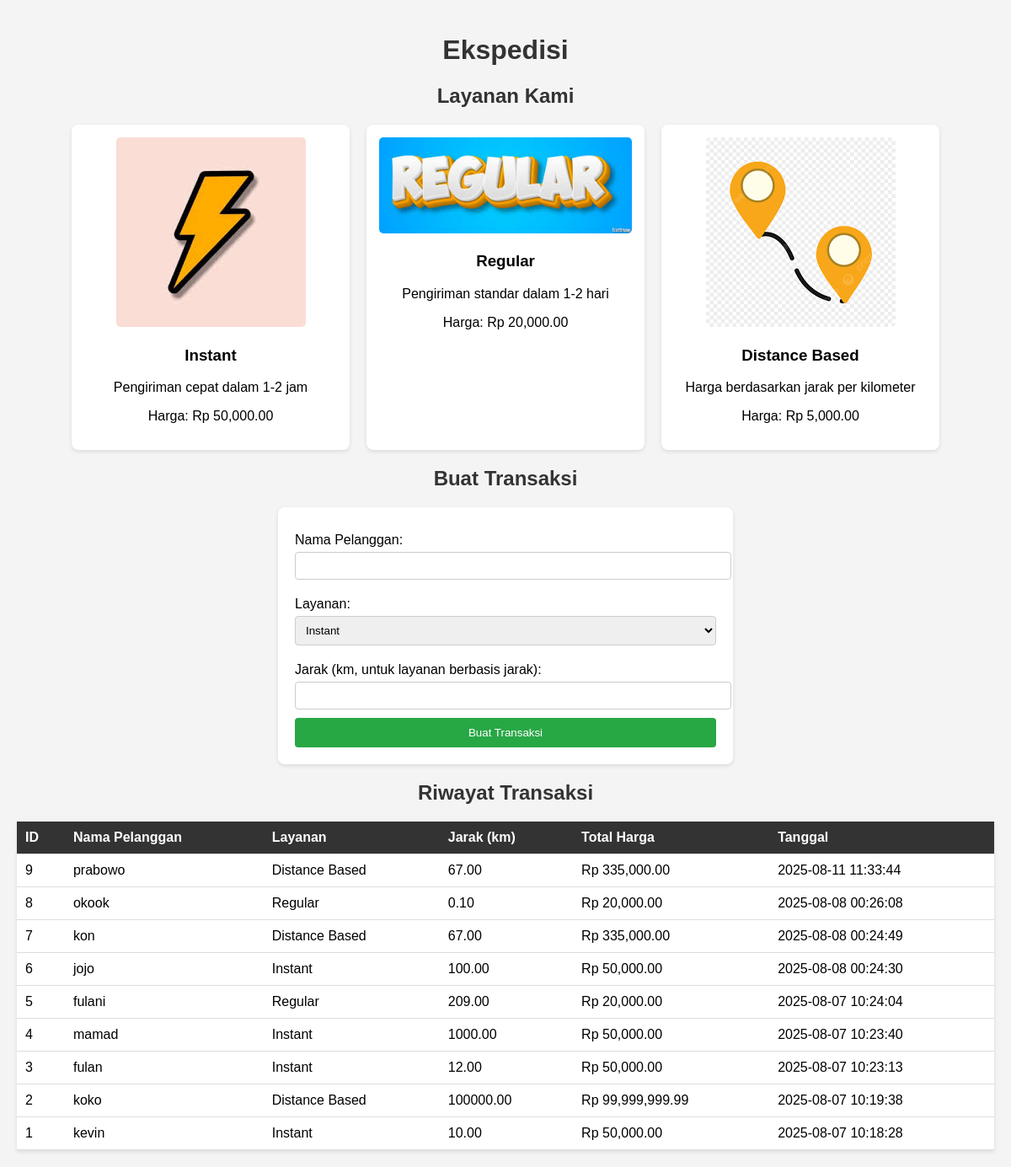
Screenshot of /expedition_project/index.php with the database file from the repository.
### tables this page shows
CREATE TABLE `services` (
  `id` int(11) NOT NULL,
  `name` varchar(50) NOT NULL,
  `description` text NOT NULL,
  `base_price` decimal(10,2) NOT NULL,
  `image` varchar(255) NOT NULL
);

CREATE TABLE `transactions` (
  `id` int(11) NOT NULL,
  `service_id` int(11) NOT NULL,
  `customer_name` varchar(100) NOT NULL,
  `distance` decimal(10,2) NOT NULL,
  `total_price` decimal(10,2) NOT NULL,
  `created_at` timestamp NOT NULL DEFAULT current_timestamp()
);

### expedition_project/includes/Database.php (called while the page is built, shortened)
<?php
class Database {
    private $conn;
    public function __construct() {
        try {
            $dsn = "mysql:host=" . Config::DB_HOST . ";dbname=" . Config::DB_NAME . ";charset=utf8";
            $this->conn = new PDO($dsn, Config::DB_USER, Config::DB_PASS);
            $this->conn->setAttribute(PDO::ATTR_ERRMODE, PDO::ERRMODE_EXCEPTION);
        } catch (PDOException $e) {
            die("Connection failed: " . $e->getMessage());
        }
    }
    public function getConnection() {
        return $this->conn;
    }
}
?>

### expedition_project/includes/Expedition.php (called while the page is built, shortened)
<?php
require_once 'Database.php';
class Expedition {
    private $db;
    public function __construct() {
        $this->db = new Database();
    }
    public function getServices() {
        $query = "SELECT * FROM services";
        $stmt = $this->db->getConnection()->prepare($query);
        $stmt->execute();
        $services = [];
        while ($row = $stmt->fetch(PDO::FETCH_ASSOC)) {
            $services[] = $row;
        }
        return $services;
    }
}

### expedition_project/includes/Transaction.php (called while the page is built, shortened)
<?php
require_once 'Database.php';
class Transaction {
    private $db;
    public function __construct() {
        $this->db = new Database();
    }
    public function getTransactions() {
        $query = "SELECT t.*, s.name as service_name
          FROM transactions t
          JOIN services s ON t.service_id = s.id
          ORDER BY t.created_at DESC, t.id DESC";
        $stmt = $this->db->getConnection()->prepare($query);
        $stmt->execute();
        $transactions = [];
        while ($row = $stmt->fetch(PDO::FETCH_ASSOC)) {
            $transactions[] = $row;
        }
        return $transactions;
    }
}
?>

### expedition_project/index.php (the view, shortened to what this page needs)
<?php
require_once 'includes/Expedition.php';
require_once 'includes/Transaction.php';
$expedition = new Expedition();
$transaction = new Transaction();
$services = $expedition->getServices();
$transactions = $transaction->getTransactions();
?>
<!DOCTYPE html>
<html lang="id">
<head>
    <link rel="stylesheet" href="css/style.css">
</head>
<body>
    <div class="container">
        <h1>Ekspedisi</h1>
        <h2>Layanan Kami</h2>
        <div class="services">
            <?php foreach ($services as $service): ?>
                <div class="service-card">
                    <img src="<?php echo $service['image']; ?>" alt="<?php echo $service['name']; ?>">
                    <h3><?php echo $service['name']; ?></h3>
                    <p><?php echo $service['description']; ?></p>
                    <p>Harga: Rp <?php echo number_format($service['base_price'], 2); ?></p>
                </div>
            <?php endforeach; ?>
        </div>
        <h2>Buat Transaksi</h2>
        <form method="POST">
            <label for="customer_name">Nama Pelanggan:</label>
            <input type="text" id="customer_name" name="customer_name" required>
            <label for="service_id">Layanan:</label>
            <select id="service_id" name="service_id" required>
                <?php foreach ($services as $service): ?>
                    <option value="<?php echo $service['id']; ?>"><?php echo $service['name']; ?></option>
                <?php endforeach; ?>
            </select>
            <label for="distance">Jarak (km, untuk layanan berbasis jarak):</label>
            <input type="number" id="distance" name="distance" step="0.1" min="0">
            <button type="submit">Buat Transaksi</button>
        </form>
        <h2>Riwayat Transaksi</h2>
        <table>
            <tr>
                <th>ID</th>
                <th>Nama Pelanggan</th>
                <th>Layanan</th>
                <th>Jarak (km)</th>
                <th>Total Harga</th>
                <th>Tanggal</th>
            </tr>
            <?php foreach ($transactions as $t): ?>
                <tr>
                    <td><?php echo $t['id']; ?></td>
                    <td><?php echo $t['customer_name']; ?></td>
                    <td><?php echo $t['service_name']; ?></td>
                    <td><?php echo $t['distance']; ?></td>
                    <td>Rp <?php echo number_format($t['total_price'], 2); ?></td>
                    <td><?php echo $t['created_at']; ?></td>
                </tr>
            <?php endforeach; ?>
        </table>
    </div>
</body>
</html>

### expedition_project/CSS/style.css (style rules this page uses)
body { font-family: Arial, sans-serif; margin: 0; padding: 20px; background-color: #f4f4f4; }
.container { max-width: 1200px; margin: 0 auto; }
h1, h2 { text-align: center; color: #333; }
.services { display: flex; gap: 20px; justify-content: center; flex-wrap: wrap; }
.service-card { background: white; border-radius: 8px; box-shadow: 0 2px 5px rgba(0,0,0,0.1); width: 300px; padding: 15px; text-align: center; }
.service-card img { max-width: 100%; height: auto; border-radius: 5px; }
form { background: white; padding: 20px; border-radius: 8px; box-shadow: 0 2px 5px rgba(0,0,0,0.1); max-width: 500px; margin: 20px auto; }
form label { display: block; margin: 10px 0 5px; }
form input, form select { width: 100%; padding: 8px; margin-bottom: 10px; border: 1px solid #ccc; border-radius: 4px; }
form button { width: 100%; padding: 10px; background: #28a745; color: white; border: none; border-radius: 4px; cursor: pointer; }
table { width: 100%; border-collapse: collapse; background: white; box-shadow: 0 2px 5px rgba(0,0,0,0.1); margin-top: 20px; }
table th, table td { padding: 10px; text-align: left; border-bottom: 1px solid #ddd; }
table th { background: #333; color: white; }

### rows the page displays
services: image (picture), name "Instant", description "Pengiriman cepat dalam 1-2 jam", base_price "50,000.00"
services: image (picture), name "Regular", description "Pengiriman standar dalam 1-2 hari", base_price "20,000.00"
services: image (picture), name "Distance Based", description "Harga berdasarkan jarak per kilometer", base_price "5,000.00"
transactions: id "9", customer_name "prabowo", service.name "Distance Based", distance "67.00", total_price "335,000.00", created_at "2025-08-11 11:33:44"
transactions: id "8", customer_name "okook", service.name "Regular", distance "0.10", total_price "20,000.00", created_at "2025-08-08 00:26:08"
transactions: id "7", customer_name "kon", service.name "Distance Based", distance "67.00", total_price "335,000.00", created_at "2025-08-08 00:24:49"
transactions: id "6", customer_name "jojo", service.name "Instant", distance "100.00", total_price "50,000.00", created_at "2025-08-08 00:24:30"
transactions: id "5", customer_name "fulani", service.name "Regular", distance "209.00", total_price "20,000.00", created_at "2025-08-07 10:24:04"
transactions: id "4", customer_name "mamad", service.name "Instant", distance "1000.00", total_price "50,000.00", created_at "2025-08-07 10:23:40"
transactions: id "3", customer_name "fulan", service.name "Instant", distance "12.00", total_price "50,000.00", created_at "2025-08-07 10:23:13"
transactions: id "2", customer_name "koko", service.name "Distance Based", distance "100000.00", total_price "99,999,999.99", created_at "2025-08-07 10:19:38"
transactions: id "1", customer_name "kevin", service.name "Instant", distance "10.00", total_price "50,000.00", created_at "2025-08-07 10:18:28"

### other values shown
form field service_id "Instant"
